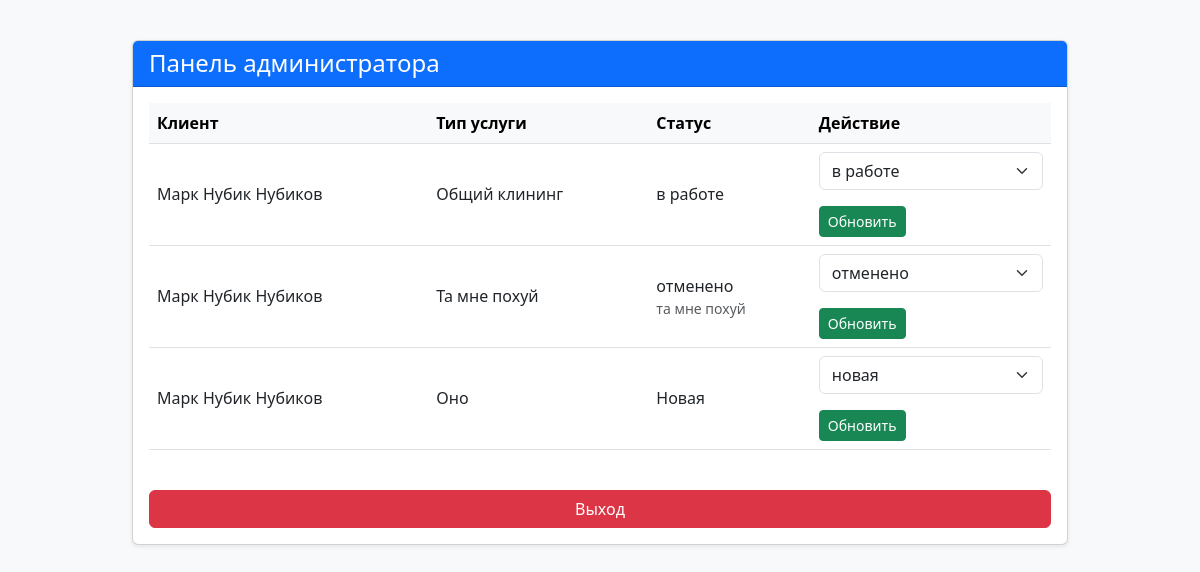
/module3/admin_panel.php (signed in), run on the app's committed database.
### tables this page shows
CREATE TABLE `requests` (
  `id` int NOT NULL,
  `user_id` int DEFAULT NULL,
  `address` text,
  `contact` varchar(20) DEFAULT NULL,
  `date_time` datetime DEFAULT NULL,
  `service_type` varchar(100) DEFAULT NULL,
  `other_service` varchar(100) DEFAULT NULL,
  `payment_method` varchar(50) DEFAULT NULL,
  `status` varchar(50) DEFAULT 'новая',
  `reason` text
);

CREATE TABLE `users` (
  `id` int NOT NULL,
  `login` varchar(50) NOT NULL,
  `password` varchar(255) NOT NULL,
  `name` varchar(100) DEFAULT NULL,
  `phone` varchar(20) DEFAULT NULL,
  `email` varchar(100) DEFAULT NULL
);

### module3/admin_panel.php (the view, shortened to what this page needs)
<?php
include 'db.php';
$result = $conn->query("SELECT r.*, u.name FROM requests r JOIN users u ON r.user_id = u.id");
?>
<!DOCTYPE html>
<html lang="ru">
<head>
    <link href="https://cdn.jsdelivr.net/npm/bootstrap@5.3.0/dist/css/bootstrap.min.css" rel="stylesheet">
</head>
<body>
<div class="container admin-card">
    <div class="card shadow-sm">
        <div class="card-header bg-primary text-white">
            <h4 class="card-title mb-0">Панель администратора</h4>
        </div>
        <div class="card-body">
            <div class="table-responsive">
                <table class="table table-hover align-middle">
                    <thead class="table-light">
                    <tr>
                        <th scope="col">Клиент</th>
                        <th scope="col">Тип услуги</th>
                        <th scope="col">Статус</th>
                        <th scope="col">Действие</th>
                    </tr>
                    </thead>
                    <tbody>
                    <?php while ($row = $result->fetch_assoc()): ?>
                        <tr>
                            <td><?= htmlspecialchars($row['name']) ?></td>
                            <td><?= htmlspecialchars($row['service_type']) ?></td>
                            <td>
                                <?= htmlspecialchars($row['status']) ?>
                                <?php if (!empty($row['reason'])): ?>
                                    <small class="text-muted d-block"><?= htmlspecialchars($row['reason']) ?></small>
                                <?php endif; ?>
                            </td>
                            <td>
                                <form method="post" class="status-form">
                                    <select name="status" class="form-select status-select mb-2">
                                        <option value="новая" <?= $row['status'] === 'новая' ? 'selected' : '' ?>>новая</option>
                                        <option value="в работе" <?= $row['status'] === 'в работе' ? 'selected' : '' ?>>в работе</option>
                                        <option value="отменено" <?= $row['status'] === 'отменено' ? 'selected' : '' ?>>отменено</option>
                                    </select>
                                    <button type="submit" class="btn btn-success btn-sm mt-2">Обновить</button>
                                </form>
                            </td>
                        </tr>
                    <?php endwhile; ?>
                    </tbody>
                </table>
            </div>
            <div class="d-grid mt-4">
                <a href="logout.php" class="btn btn-danger">Выход</a>
            </div>
        </div>
    </div>
</div>
</body>
</html>

### module3/admin_panel.php (style rules this page uses)
body { background-color: #f8f9fa; }
.admin-card { max-width: 960px; margin-top: 40px; margin-left: auto; margin-right: auto; }

### data on the page
requests: user.name "Марк Нубик Нубиков", service_type "Общий клининг", status "в работе"
requests: user.name "Марк Нубик Нубиков", service_type "Та мне похуй", status "отменено", reason "та мне похуй"
requests: user.name "Марк Нубик Нубиков", service_type "Оно", status "Новая"
